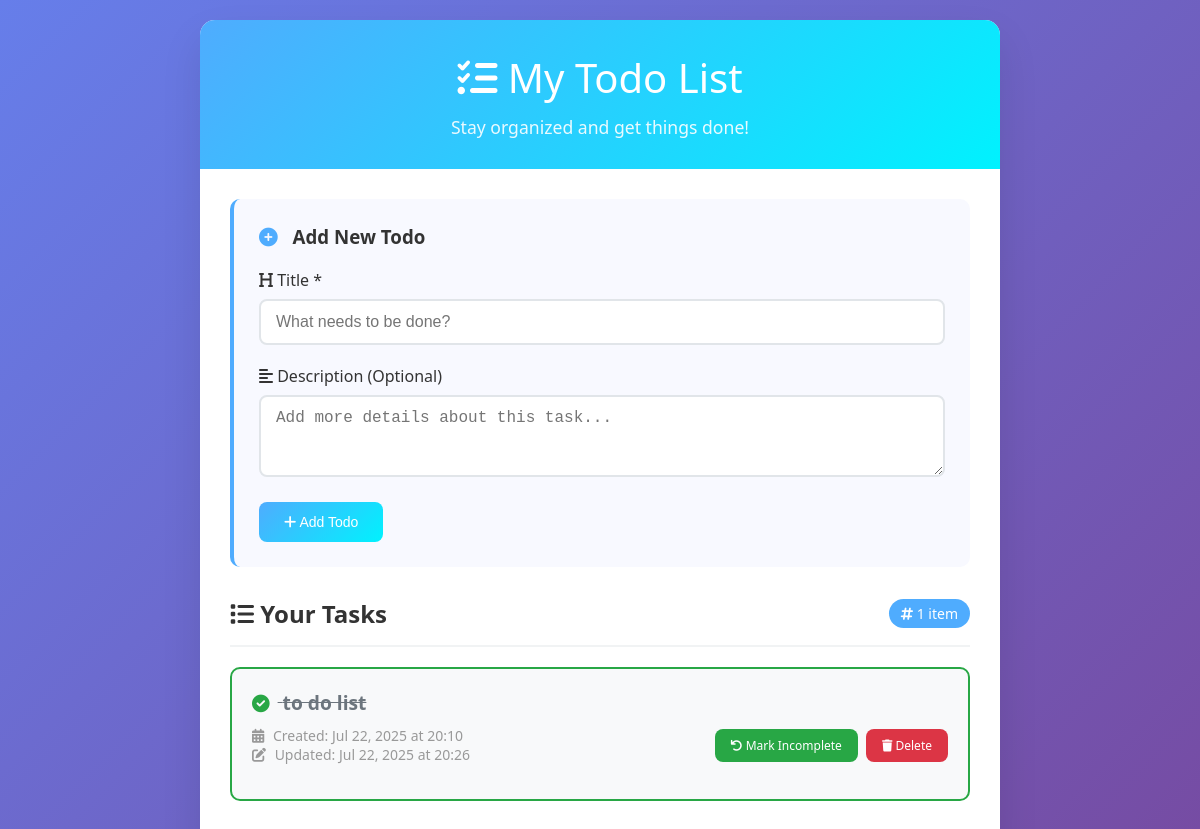
The app's page /, older data.
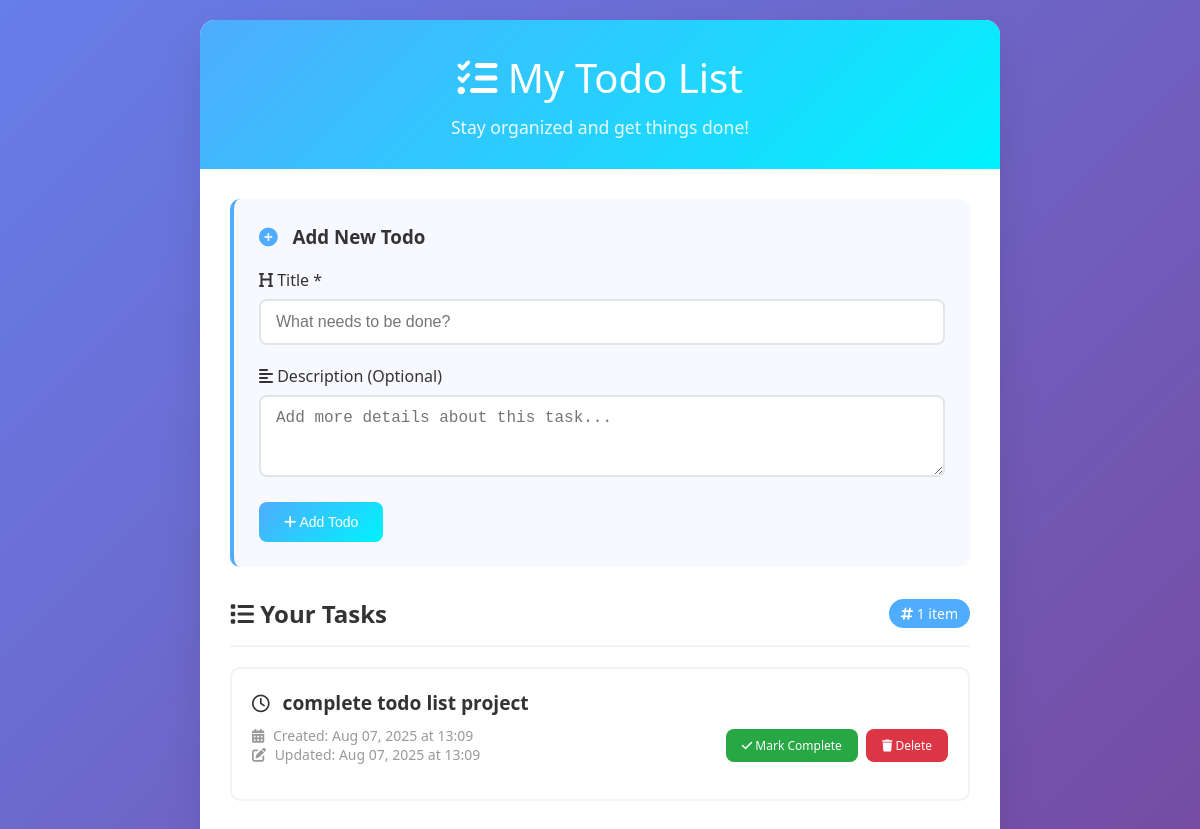
The same page, newer data.
### todo_app/models.py (models this page shows, shortened)
class Todo(models.Model):
    title = models.CharField(max_length=200)
    description = models.TextField(blank=True)
    completed = models.BooleanField(default=False)
    created_at = models.DateTimeField(auto_now_add=True)
    updated_at = models.DateTimeField(auto_now=True)
    class Meta:
        ordering = ['created_at']

### todo_app/views.py (the view)
# urls.py: path('',views.todo_list, name='todo_list'),
def todo_list(request):
    todos = Todo.objects.all()
    return render(request, 'todo_list.html',{'todos': todos})

### todo_app/templates/todo_list.html (shortened to what this page needs)
{% extends 'base.html' %}
{% block content %}
<div class="header">
    <h1><i class="fas fa-tasks"></i> My Todo List</h1>
    <p>Stay organized and get things done!</p>
</div>
<div class="content">
    <div class="add-todo-form">
        <h3 style="margin-bottom: 20px; color: #333;">
            <i class="fas fa-plus-circle" style="color: #4facfe; margin-right: 10px;"></i>
            Add New Todo
        </h3>
        <form method="post" action="{% url 'add_todo' %}">
            <div class="form-group">
                <label for="title">
                    <i class="fas fa-heading"></i> Title *
                </label>
                <input type="text"
                       id="title"
                       name="title"
                       class="form-control"
                       placeholder="What needs to be done?"
                       required
                       maxlength="200">
            </div>
            <div class="form-group">
                <label for="description">
                    <i class="fas fa-align-left"></i> Description (Optional)
                </label>
                <textarea id="description"
                          name="description"
                          class="form-control"
                          rows="3"
                          placeholder="Add more details about this task..."></textarea>
            </div>
            <button type="submit" class="btn btn-primary">
                <i class="fas fa-plus"></i> Add Todo
            </button>
        </form>
    </div>
    <div class="todos-section">
        <div class="section-title">
            <h2><i class="fas fa-list"></i> Your Tasks</h2>
            <span class="todo-count">
                <i class="fas fa-hashtag"></i> {{ todos.count }} item{{ todos.count|pluralize }}
            </span>
        </div>
        {% if todos %}
            {% for todo in todos %}
            <div class="todo-item {% if todo.completed %}completed{% endif %}">
                <div class="todo-header">
                    <h3 class="todo-title">
                        {% if todo.completed %}
                            <i class="fas fa-check-circle status-icon"></i>
                        {% else %}
                            <i class="far fa-clock status-icon"></i>
                        {% endif %}
                        {{ todo.title }}
                    </h3>
                </div>
                <div class="todo-meta">
                    <div class="todo-date">
                        <i class="fas fa-calendar-alt" style="margin-right: 5px;"></i>
                        Created: {{ todo.created_at|date:"M d, Y \a\t H:i" }}
                        {% if todo.updated_at != todo.created_at %}
                            <br>
                            <i class="fas fa-edit" style="margin-right: 5px;"></i>
                            Updated: {{ todo.updated_at|date:"M d, Y \a\t H:i" }}
                        {% endif %}
                    </div>
                    <div class="todo-actions">
                        <a href="{% url 'toggle_todo' todo.id %}"
                           class="btn btn-sm {% if todo.completed %}btn-success{% else %}btn-success{% endif %}">
                            {% if todo.completed %}
                                <i class="fas fa-undo"></i> Mark Incomplete
                            {% else %}
                                <i class="fas fa-check"></i> Mark Complete
                            {% endif %}
                        </a>
                        <a href="{% url 'delete_todo' todo.id %}"
                           class="btn btn-sm btn-danger"
                           onclick="return confirm('Are you sure you want to delete this todo?')">
                            <i class="fas fa-trash"></i> Delete
                        </a>
                    </div>
                </div>
            </div>
            {% endfor %}
        {% else %}
            <div class="no-todos">
                <i class="fas fa-clipboard-list"></i>
                <h3>No todos yet!</h3>
                <p>Add your first todo above to get started.</p>
            </div>
        {% endif %}
    </div>
</div>
{% endblock %}

### todo_app/templates/base.html (shortened to what this page needs)
<!DOCTYPE html>
<html lang="en">
<head>
    <link href="https://cdnjs.cloudflare.com/ajax/libs/font-awesome/6.0.0/css/all.min.css" rel="stylesheet">
</head>
<body>
    <div class="container">
        {% block content %}
        {% endblock %}
    </div>
</body>
</html>

### todo_app/templates/base.html (style rules this page uses)
* { margin: 0; padding: 0; box-sizing: border-box; }
body { font-family: 'Segoe UI', Tahoma, Geneva, Verdana, sans-serif; background: linear-gradient(135deg, #667eea 0%, #764ba2 100%); min-height: 100vh; padding: 20px; }
.container { max-width: 800px; margin: 0 auto; background: white; border-radius: 15px; box-shadow: 0 20px 40px rgba(0,0,0,0.1); overflow: hidden; }
.header { background: linear-gradient(135deg, #4facfe 0%, #00f2fe 100%); color: white; padding: 30px; text-align: center; }
.header h1 { font-size: 2.5rem; margin-bottom: 10px; font-weight: 300; }
.header p { opacity: 0.9; font-size: 1.1rem; }
.content { padding: 30px; }
.add-todo-form { background: #f8f9ff; border-radius: 10px; padding: 25px; margin-bottom: 30px; border-left: 4px solid #4facfe; }
.form-group { margin-bottom: 20px; }
.form-group label { display: block; margin-bottom: 8px; color: #333; font-weight: 500; }
.form-control { width: 100%; padding: 12px 15px; border: 2px solid #e1e5e9; border-radius: 8px; font-size: 16px; transition: all 0.3s ease; }
.btn { padding: 12px 25px; border: none; border-radius: 8px; cursor: pointer; font-size: 14px; font-weight: 500; text-decoration: none; display: inline-block; transition: all 0.3s ease; text-align: center; }
.btn-primary { background: linear-gradient(135deg, #4facfe 0%, #00f2fe 100%); color: white; }
.btn-success { background: #28a745; color: white; }
.btn-danger { background: #dc3545; color: white; }
.btn-sm { padding: 8px 16px; font-size: 12px; }
.todos-section { margin-top: 30px; }
.section-title { display: flex; align-items: center; justify-content: space-between; margin-bottom: 20px; padding-bottom: 15px; border-bottom: 2px solid #f1f3f4; }
.section-title h2 { color: #333; font-weight: 600; }
.todo-count { background: #4facfe; color: white; padding: 5px 12px; border-radius: 20px; font-size: 14px; font-weight: 500; }
.todo-item { background: white; border: 2px solid #f1f3f4; border-radius: 10px; margin-bottom: 15px; padding: 20px; transition: all 0.3s ease; }
.todo-header { display: flex; justify-content: space-between; align-items: flex-start; margin-bottom: 10px; }
.todo-title { font-size: 1.2rem; font-weight: 600; color: #333; margin: 0; flex-grow: 1; margin-right: 15px; }
.todo-meta { display: flex; justify-content: space-between; align-items: center; margin-bottom: 15px; }
.todo-date { color: #999; font-size: 14px; }
.todo-actions { display: flex; gap: 8px; }
.status-icon { margin-right: 8px; font-size: 1.1rem; }

Row changes from the older to the newer data that the page shows:
removed Todo: completed True (drawn), title "to do list", created_at "Jul 22, 2025 at 20:10", updated_at "Jul 22, 2025 at 20:26"
added Todo: completed False (drawn), title "complete todo list project", created_at "Aug 07, 2025 at 13:09", updated_at "Aug 07, 2025 at 13:09"
